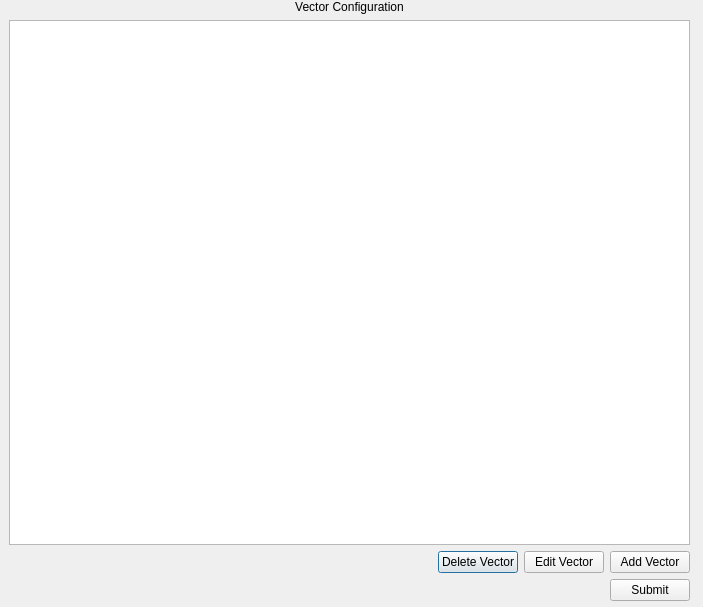
<?xml version="1.0" encoding="UTF-8"?>
<ui version="4.0">
 <class>Dialog</class>
 <widget class="QDialog" name="Dialog">
  <property name="geometry">
   <rect>
    <x>0</x>
    <y>0</y>
    <width>703</width>
    <height>607</height>
   </rect>
  </property>
  <property name="windowTitle">
   <string>Dialog</string>
  </property>
  <widget class="QWidget" name="verticalLayoutWidget">
   <property name="geometry">
    <rect>
     <x>9</x>
     <y>0</y>
     <width>681</width>
     <height>601</height>
    </rect>
   </property>
   <layout class="QVBoxLayout" name="verticalLayout">
    <item>
     <widget class="QLabel" name="label">
      <property name="text">
       <string>Vector Configuration</string>
      </property>
      <property name="alignment">
       <set>Qt::AlignCenter</set>
      </property>
     </widget>
    </item>
    <item>
     <widget class="QTableView" name="vectorTbl"/>
    </item>
    <item>
     <layout class="QHBoxLayout" name="horizontalLayout">
      <item>
       <spacer name="horizontalSpacer">
        <property name="orientation">
         <enum>Qt::Horizontal</enum>
        </property>
        <property name="sizeHint" stdset="0">
         <size>
          <width>40</width>
          <height>20</height>
         </size>
        </property>
       </spacer>
      </item>
      <item>
       <widget class="QPushButton" name="delBtn">
        <property name="text">
         <string>Delete Vector</string>
        </property>
       </widget>
      </item>
      <item>
       <widget class="QPushButton" name="editBtn">
        <property name="text">
         <string>Edit Vector</string>
        </property>
       </widget>
      </item>
      <item>
       <widget class="QPushButton" name="addBtn">
        <property name="text">
         <string>Add Vector</string>
        </property>
       </widget>
      </item>
     </layout>
    </item>
    <item>
     <layout class="QHBoxLayout" name="horizontalLayout_2">
      <item>
       <spacer name="horizontalSpacer_2">
        <property name="orientation">
         <enum>Qt::Horizontal</enum>
        </property>
        <property name="sizeHint" stdset="0">
         <size>
          <width>40</width>
          <height>20</height>
         </size>
        </property>
       </spacer>
      </item>
      <item>
       <widget class="QPushButton" name="submitBtn">
        <property name="text">
         <string>Submit</string>
        </property>
       </widget>
      </item>
     </layout>
    </item>
   </layout>
  </widget>
 </widget>
 <resources/>
 <connections/>
</ui>
